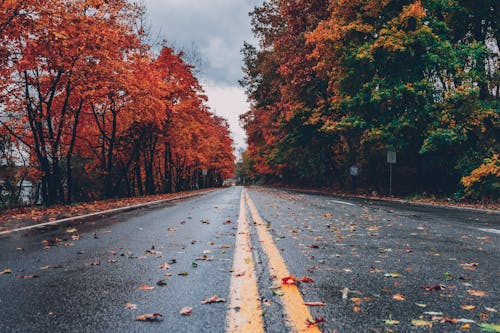
#> input picture data/img.png, 500 x 333 px
$ python segment_image_with_flood_fill.py
#> lines starting #> are read from the running program, lines starting #| are printed output that depends on the picture
#> in main, image is the input picture: shape (333, 500, 3); mean B, G, R 88, 86.4, 97.9
import cv2
import numpy as np
from typing import Tuple

def segment_image_with_flood_fill(image: np.ndarray) -> np.ndarray:
    """
    Segments an image using the flood fill algorithm.

    Args:
        image: Input image as a NumPy array.

    Returns:
        Segmented image as a NumPy array.
    """
    h, w = image.shape[:2]
#> h = 333; w = 500
    # Mask for flood fill needs to be 2 pixels larger than the image
    mask = np.zeros((h + 2, w + 2), np.uint8)
    # Copy of the image to work on
    img_floodfill = image.copy()
    # Label counter
    label = 0
    # Generate a list of colors for labeling
    colors = []
    np.random.seed(0)
    for _ in range(10000):
        colors.append((
            int(np.random.randint(0, 256)),
            int(np.random.randint(0, 256)),
            int(np.random.randint(0, 256))
        ))
    # Loop over image pixels
    for y in range(h):
        for x in range(w):
            # Check if the mask at (y+1, x+1) is zero (since mask is larger)
            if mask[y + 1, x + 1] == 0:
                # Seed point
                seed_point = (x, y)
                # Color to fill
                newVal = colors[label % len(colors)]
                # Flood fill
                _, img_floodfill, mask, _ = cv2.floodFill(
                    img_floodfill, mask, seed_point, newVal=newVal,
                    loDiff=(10, 10, 10), upDiff=(10, 10, 10), flags=8
                )
                label += 1
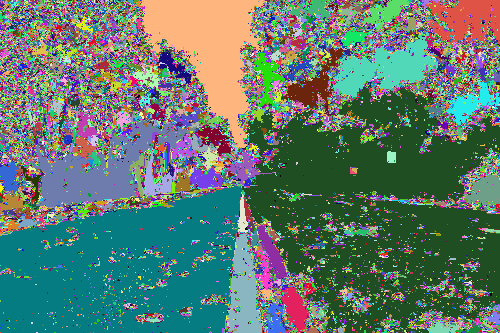
#> img_floodfill: shape (333, 500, 3); mean B, G, R 109.8, 120.4, 95
#> mask: shape (335, 502); every value is 1
#> after the loop, label = 33375; newVal = (3, 177, 197); seed_point = (499, 332)
    return img_floodfill

def main():
    # Example usage
    # Read image
    image = cv2.imread('../../data/img.png')
    # Check if image is loaded properly
    if image is None:
        print('Error: Image not found or could not be opened.')
        return
    # Segment image
    segmented_image = segment_image_with_flood_fill(image)
    # Show original and segmented images
    cv2.imshow('Original Image', image)
    cv2.imshow('Segmented Image', segmented_image)
    cv2.waitKey(0)
    cv2.destroyAllWindows()

if __name__ == '__main__':
    main()

$ run again, with data/noise.png copied over data/img.png
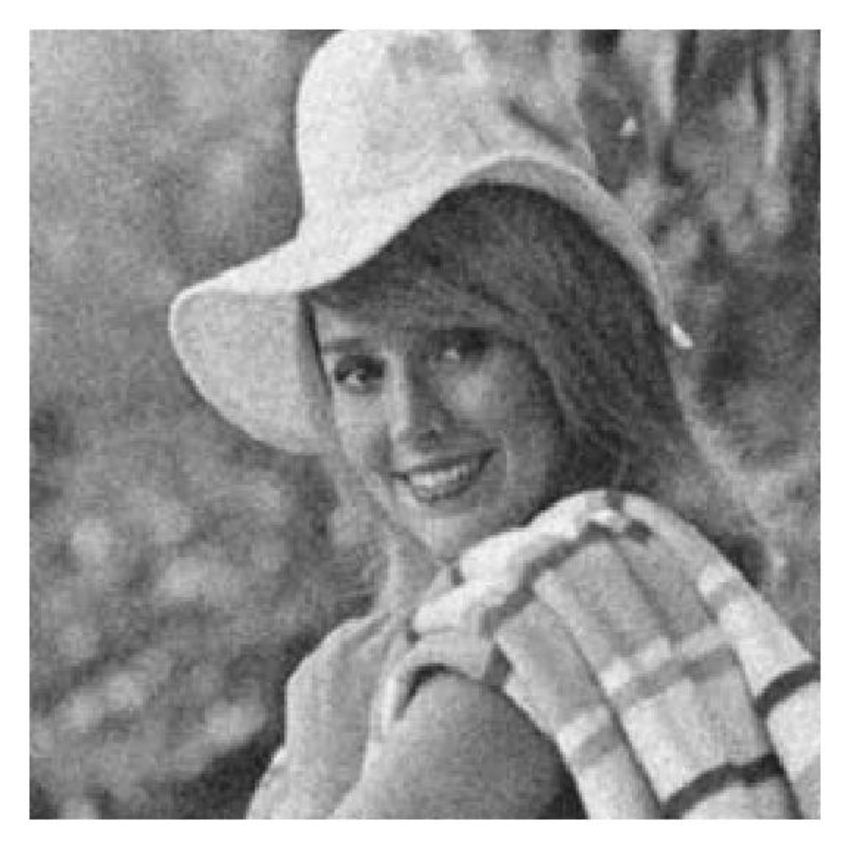
#> input picture data/noise.png, 850 x 849 px
#> in main, image is the input picture: shape (849, 850, 3); min 21, max 255, mean 152.2
#> after the loop in segment_image_with_flood_fill, `for y in range(h):`:
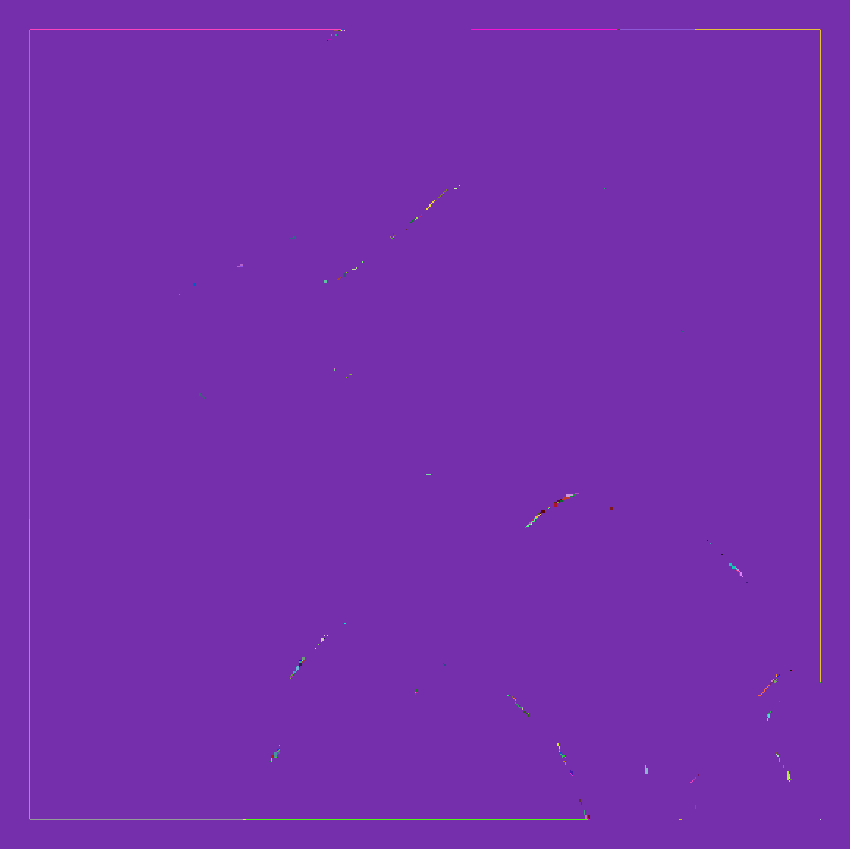
#> img_floodfill: shape (849, 850, 3); mean B, G, R 171.8, 47.4, 117.3
#> after the loop in segment_image_with_flood_fill, `for y in range(h):`: label = 182; newVal = (212, 217, 194); seed_point = (820, 819)
